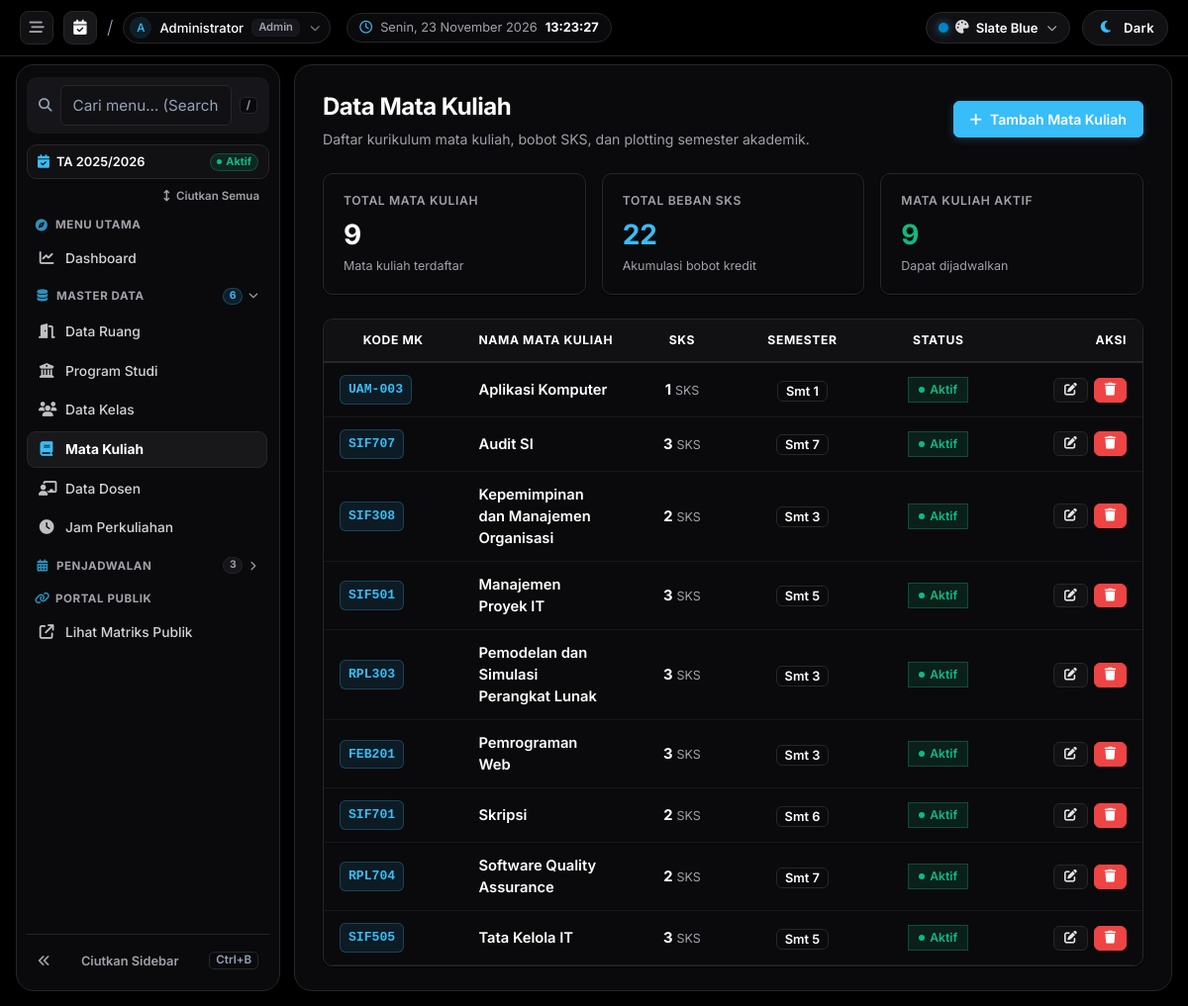
Screenshot of /mata-kuliah (signed in) with the database file from the repository.
### tables this page shows
CREATE TABLE `mata_kuliah` (
  `id` int(11) NOT NULL AUTO_INCREMENT,
  `kode_mk` varchar(30) NOT NULL,
  `nama_mk` varchar(150) NOT NULL,
  `sks` int(11) NOT NULL DEFAULT 0,
  `semester` int(11) DEFAULT NULL,
  `status` enum('aktif','nonaktif') DEFAULT 'aktif',
  `created_at` timestamp NOT NULL DEFAULT current_timestamp(),
  PRIMARY KEY (`id`),
  UNIQUE KEY `kode_mk` (`kode_mk`)
);

### app/core/Controller.php (called while the page is built, shortened)
<?php
class Controller
{
    protected function view(string $view, array $data = []): void
    {
        require __DIR__ . '/../views/layouts/main.php';
    }
}

### app/controllers/MataKuliahController.php (called while the page is built, shortened)
<?php
class MataKuliahController extends Controller
{
    public function index(): void
    {
        $this->view('mata_kuliah/index', ['title' => 'Data Mata Kuliah', 'items' => (new MataKuliah())->all('nama_mk ASC')]);
    }
}

### app/core/Router.php (called while the page is built, shortened)
<?php
class Router
{
    private array $routes = [];
    private function add(string $method, string $path, array $handler): void
    {
        $this->routes[$method][trim($path, '/')] = $handler;
    }
    public function dispatch(): void
    {
        $method = $_SERVER['REQUEST_METHOD'];
        $uri = trim(parse_url($_SERVER['REQUEST_URI'], PHP_URL_PATH), '/');
        $uri = $uri ?: 'home';
        $handler = $this->routes[$method][$uri] ?? null;
        [$class, $action] = $handler;
        (new $class())->$action();
    }
}

### public/index.php (called while the page is built, shortened)
<?php
require __DIR__ . '/../app/helpers/functions.php';
$router = new Router();
$router->dispatch();

### app/helpers/functions.php (called while the page is built, shortened)
<?php
function app_base_url(): string
{
    static $baseUrl = null;
    if ($baseUrl !== null) {
        return $baseUrl;
    }
    $scriptName = str_replace('\\', '/', $_SERVER['SCRIPT_NAME'] ?? '');
    $basePath = str_replace('\\', '/', dirname($scriptName));
    if ($basePath === '/' || $basePath === '.') {
        return $baseUrl = '';
    }
    $basePath = rtrim($basePath, '/');
    return $baseUrl = rtrim($basePath, '/');
}
function url(string $path = ''): string
{
    return rtrim(app_base_url(), '/') . '/' . ltrim($path, '/');
}
function e(?string $value): string
{
    return htmlspecialchars((string) $value, ENT_QUOTES, 'UTF-8');
}
function user(): ?array
{
    return $_SESSION['user'] ?? null;
}
function has_role(array $roles): bool
{
    $user = user();
    return $user && in_array($user['role'], $roles, true);
}

### app/core/Model.php (called while the page is built, shortened)
<?php
abstract class Model
{
    protected PDO $db;
    protected string $table;
    public function __construct()
    {
        $this->db = Database::connection();
    }
    public function all(string $orderBy = 'id DESC'): array
    {
        return $this->db->query("SELECT * FROM {$this->table} ORDER BY {$orderBy}")->fetchAll();
    }
}

### app/views/mata_kuliah/index.php (the view)
<?php
$totalMk = count($items);
$totalSks = array_sum(array_column($items, 'sks'));
$mkAktif = count(array_filter($items, fn($m) => ($m['status'] ?? '') === 'aktif'));
?>
<div style="display: flex; justify-content: space-between; align-items: center; margin-bottom: 24px; flex-wrap: wrap; gap: 16px;">
    <div>
        <h2 style="margin: 0; font-size: 1.5rem; font-weight: 700; color: var(--text-main); letter-spacing: -0.02em;">Data Mata Kuliah</h2>
        <p style="color: var(--text-muted); margin: 4px 0 0; font-size: 0.88rem;">
            Daftar kurikulum mata kuliah, bobot SKS, dan plotting semester akademik.
        </p>
    </div>
    <a href="<?= url('mata-kuliah/create') ?>" class="btn btn-primary">
        <i class="fa-solid fa-plus"></i> Tambah Mata Kuliah
    </a>
</div>
<div style="display: grid; grid-template-columns: repeat(auto-fit, minmax(200px, 1fr)); gap: 16px; margin-bottom: 24px;">
    <div class="card" style="padding: 18px 20px;">
        <div style="font-size: 0.76rem; font-weight: 600; color: var(--text-muted); text-transform: uppercase; letter-spacing: 0.05em;">Total Mata Kuliah</div>
        <div style="font-size: 1.75rem; font-weight: 700; color: var(--text-main); margin-top: 4px;"><?= $totalMk ?></div>
        <div style="font-size: 0.78rem; color: var(--text-muted); margin-top: 2px;">Mata kuliah terdaftar</div>
    </div>
    <div class="card" style="padding: 18px 20px;">
        <div style="font-size: 0.76rem; font-weight: 600; color: var(--text-muted); text-transform: uppercase; letter-spacing: 0.05em;">Total Beban SKS</div>
        <div style="font-size: 1.75rem; font-weight: 700; color: var(--primary); margin-top: 4px;"><?= $totalSks ?></div>
        <div style="font-size: 0.78rem; color: var(--text-muted); margin-top: 2px;">Akumulasi bobot kredit</div>
    </div>
    <div class="card" style="padding: 18px 20px;">
        <div style="font-size: 0.76rem; font-weight: 600; color: var(--text-muted); text-transform: uppercase; letter-spacing: 0.05em;">Mata Kuliah Aktif</div>
        <div style="font-size: 1.75rem; font-weight: 700; color: #10b981; margin-top: 4px;"><?= $mkAktif ?></div>
        <div style="font-size: 0.78rem; color: var(--text-muted); margin-top: 2px;">Dapat dijadwalkan</div>
    </div>
</div>
<div class="card" style="overflow: hidden;">
    <div class="table-responsive">
        <table class="table">
            <thead>
                <tr>
                    <th style="width: 130px;">KODE MK</th>
                    <th>NAMA MATA KULIAH</th>
                    <th style="width: 100px; text-align: center;">SKS</th>
                    <th style="width: 120px; text-align: center;">SEMESTER</th>
                    <th style="width: 130px; text-align: center;">STATUS</th>
                    <th style="width: 120px; text-align: right;">AKSI</th>
                </tr>
            </thead>
            <tbody>
                <?php if (empty($items)): ?>
                    <tr>
                        <td colspan="6" style="padding: 48px; text-align: center; color: var(--text-muted);">
                            <i class="fa-solid fa-book-open" style="font-size: 2.2rem; opacity: 0.35; margin-bottom: 12px; display: block;"></i>
                            <span style="font-size: 0.95rem; font-weight: 500;">Belum ada data mata kuliah.</span>
                        </td>
                    </tr>
                <?php else: ?>
                    <?php foreach ($items as $item): ?>
                        <tr>
                            <td>
                                <span class="badge-code"><?= e($item['kode_mk']) ?></span>
                            </td>
                            <td>
                                <div style="font-weight: 600; color: var(--text-main); font-size: 0.92rem;"><?= e($item['nama_mk']) ?></div>
                            </td>
                            <td style="text-align: center;">
                                <span style="font-weight: 700; color: var(--text-main); font-size: 0.92rem;"><?= e($item['sks']) ?></span>
                                <span style="color: var(--text-muted); font-size: 0.78rem;"> SKS</span>
                            </td>
                            <td style="text-align: center;">
                                <span style="background: var(--surface); border: 1px solid var(--border); padding: 2px 8px; border-radius: var(--radius-sm); font-size: 0.8rem; font-weight: 600; color: var(--text-main);">
                                    Smt <?= e($item['semester'] ?? '-') ?>
                                </span>
                            </td>
                            <td style="text-align: center;">
                                <?php if (($item['status'] ?? '') === 'aktif'): ?>
                                    <span class="badge-status-active">
                                        <span style="width: 6px; height: 6px; border-radius: 50%; background: #10b981;"></span> Aktif
                                    </span>
                                <?php else: ?>
                                    <span class="badge-status-inactive">
                                        <span style="width: 6px; height: 6px; border-radius: 50%; background: var(--text-muted);"></span> Nonaktif
                                    </span>
                                <?php endif; ?>
                            </td>
                            <td style="text-align: right;">
                                <div style="display: flex; gap: 6px; justify-content: flex-end;">
                                    <a href="<?= url('mata-kuliah/edit?id=' . $item['id']) ?>" class="btn btn-sm btn-secondary" title="Edit Mata Kuliah">
                                        <i class="fa-solid fa-pen-to-square"></i>
                                    </a>
                                    <?php if (has_role(['admin'])): ?>
                                        <a href="<?= url('mata-kuliah/delete?id=' . $item['id']) ?>" class="btn btn-sm btn-danger" data-confirm-delete title="Hapus Mata Kuliah">
                                            <i class="fa-solid fa-trash"></i>
                                        </a>
                                    <?php endif; ?>
                                </div>
                            </td>
                        </tr>
                    <?php endforeach; ?>
                <?php endif; ?>
            </tbody>
        </table>
    </div>
</div>

### rows the page displays
mata_kuliah: kode_mk "UAM-003", nama_mk "Aplikasi Komputer", sks "1", semester "1", status "aktif" (drawn)
mata_kuliah: kode_mk "SIF707", nama_mk "Audit SI", sks "3", semester "7", status "aktif" (drawn)
mata_kuliah: kode_mk "SIF308", nama_mk "Kepemimpinan dan Manajemen Organisasi", sks "2", semester "3", status "aktif" (drawn)
mata_kuliah: kode_mk "SIF501", nama_mk "Manajemen Proyek IT", sks "3", semester "5", status "aktif" (drawn)
mata_kuliah: kode_mk "RPL303", nama_mk "Pemodelan dan Simulasi Perangkat Lunak", sks "3", semester "3", status "aktif" (drawn)
mata_kuliah: kode_mk "FEB201", nama_mk "Pemrograman Web", sks "3", semester "3", status "aktif" (drawn)
mata_kuliah: kode_mk "SIF701", nama_mk "Skripsi", sks "2", semester "6", status "aktif" (drawn)
mata_kuliah: kode_mk "RPL704", nama_mk "Software Quality Assurance", sks "2", semester "7", status "aktif" (drawn)
mata_kuliah: kode_mk "SIF505", nama_mk "Tata Kelola IT", sks "3", semester "5", status "aktif" (drawn)

### other values shown
$initials "A"
$currentUser['name'] "Administrator"
str_replace('_', ' ', $currentUser['role'] ?? 'Admin') "Admin"
$totalMk "9"
$totalSks "22"
$mkAktif "9"
